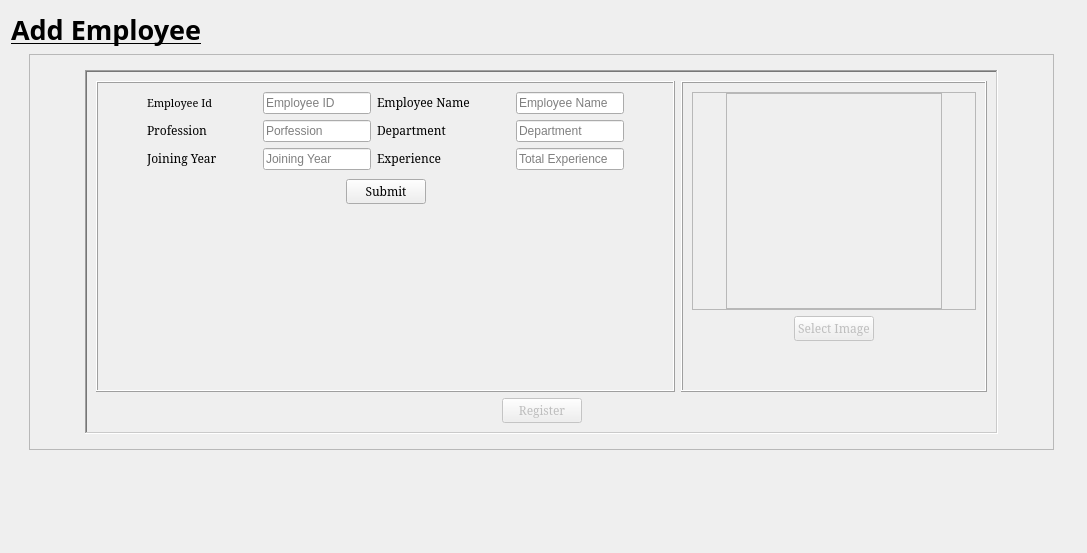
     <widget class="QWidget" name="page_3">
      <layout class="QGridLayout" name="gridLayout_26">
       <item row="0" column="0">
        <widget class="QLabel" name="label_2">
         <property name="font">
          <font>
           <family>Rockwell Condensed</family>
          </font>
         </property>
         <property name="frameShape">
          <enum>QFrame::NoFrame</enum>
         </property>
         <property name="text">
          <string>&lt;html&gt;&lt;head/&gt;&lt;body&gt;&lt;p&gt;&lt;span style=&quot; font-size:20pt; font-weight:700; text-decoration: underline;&quot;&gt;Add Employee&lt;/span&gt;&lt;/p&gt;&lt;/body&gt;&lt;/html&gt;</string>
         </property>
        </widget>
       </item>
       <item row="1" column="0" colspan="2">
        <layout class="QHBoxLayout" name="horizontalLayout_17">
         <item>
          <spacer name="horizontalSpacer_9">
           <property name="orientation">
            <enum>Qt::Horizontal</enum>
           </property>
           <property name="sizeHint" stdset="0">
            <size>
             <width>18</width>
             <height>20</height>
            </size>
           </property>
          </spacer>
         </item>
         <item>
          <widget class="QFrame" name="coverFrame">
           <property name="frameShape">
            <enum>QFrame::StyledPanel</enum>
           </property>
           <property name="frameShadow">
            <enum>QFrame::Raised</enum>
           </property>
           <layout class="QGridLayout" name="gridLayout_6">
            <property name="leftMargin">
             <number>15</number>
            </property>
            <property name="topMargin">
             <number>15</number>
            </property>
            <property name="rightMargin">
             <number>15</number>
            </property>
            <property name="bottomMargin">
             <number>15</number>
            </property>
            <item row="0" column="0">
             <spacer name="horizontalSpacer_34">
              <property name="orientation">
               <enum>Qt::Horizontal</enum>
              </property>
              <property name="sizeHint" stdset="0">
               <size>
                <width>40</width>
                <height>20</height>
               </size>
              </property>
             </spacer>
            </item>
            <item row="0" column="1">
             <widget class="QFrame" name="AddEmpFrame">
              <property name="frameShape">
               <enum>QFrame::WinPanel</enum>
              </property>
              <property name="frameShadow">
               <enum>QFrame::Sunken</enum>
              </property>
              <layout class="QGridLayout" name="gridLayout_3">
               <item row="0" column="0">
                <layout class="QVBoxLayout" name="AddEmpBox">
                 <item>
                  <layout class="QHBoxLayout" name="horizontalLayout_3">
                   <item>
                    <widget class="QFrame" name="empDetailsFrame">
                     <property name="frameShape">
                      <enum>QFrame::Box</enum>
                     </property>
                     <property name="frameShadow">
                      <enum>QFrame::Raised</enum>
                     </property>
                     <layout class="QGridLayout" name="gridLayout_10">
                      <property name="leftMargin">
                       <number>0</number>
                      </property>
                      <property name="topMargin">
                       <number>0</number>
                      </property>
                      <property name="rightMargin">
                       <number>0</number>
                      </property>
                      <property name="bottomMargin">
                       <number>0</number>
                      </property>
                      <property name="spacing">
                       <number>0</number>
                      </property>
                      <item row="0" column="0">
                       <widget class="QWidget" name="widget" native="true">
                        <layout class="QGridLayout" name="gridLayout_8">
                         <property name="leftMargin">
                          <number>9</number>
                         </property>
                         <item row="0" column="1">
                          <layout class="QHBoxLayout" name="horizontalLayout_5">
                           <item>
                            <widget class="QLabel" name="empIdLabel">
                             <property name="font">
                              <font>
                               <family>Elephant</family>
                              </font>
                             </property>
                             <property name="text">
                              <string>&lt;html&gt;&lt;head/&gt;&lt;body&gt;&lt;p&gt;&lt;span style=&quot; font-size:8pt;&quot;&gt;Employee Id&lt;/span&gt;&lt;/p&gt;&lt;/body&gt;&lt;/html&gt;</string>
                             </property>
                            </widget>
                           </item>
                           <item>
                            <spacer name="horizontalSpacer_23">
                             <property name="orientation">
                              <enum>Qt::Horizontal</enum>
                             </property>
                             <property name="sizeHint" stdset="0">
                              <size>
                               <width>40</width>
                               <height>20</height>
                              </size>
                             </property>
                            </spacer>
                           </item>
                           <item>
                            <widget class="QLineEdit" name="empId">
                             <property name="autoFillBackground">
                              <bool>false</bool>
                             </property>
                             <property name="placeholderText">
                              <string>Employee ID</string>
                             </property>
                             <property name="clearButtonEnabled">
                              <bool>false</bool>
                             </property>
                            </widget>
                           </item>
                          </layout>
                         </item>
                         <item row="1" column="2">
                          <layout class="QHBoxLayout" name="horizontalLayout_14">
                           <item>
                            <widget class="QLabel" name="label_6">
                             <property name="font">
                              <font>
                               <family>Elephant</family>
                              </font>
                             </property>
                             <property name="text">
                              <string>&lt;html&gt;&lt;head/&gt;&lt;body&gt;&lt;p&gt;Department &lt;/p&gt;&lt;/body&gt;&lt;/html&gt;</string>
                             </property>
                            </widget>
                           </item>
                           <item>
                            <spacer name="horizontalSpacer_26">
                             <property name="orientation">
                              <enum>Qt::Horizontal</enum>
                             </property>
                             <property name="sizeHint" stdset="0">
                              <size>
                               <width>40</width>
                               <height>20</height>
                              </size>
                             </property>
                            </spacer>
                           </item>
                           <item>
                            <widget class="QLineEdit" name="empDepartment">
                             <property name="placeholderText">
                              <string>Department</string>
                             </property>
                            </widget>
                           </item>
                          </layout>
                         </item>
                         <item row="0" column="0">
                          <spacer name="horizontalSpacer_38">
                           <property name="orientation">
                            <enum>Qt::Horizontal</enum>
                           </property>
                           <property name="sizeHint" stdset="0">
                            <size>
                             <width>40</width>
                             <height>20</height>
                            </size>
                           </property>
                          </spacer>
                         </item>
                         <item row="2" column="1">
                          <layout class="QHBoxLayout" name="horizontalLayout_9">
                           <item>
                            <widget class="QLabel" name="label_8">
                             <property name="font">
                              <font>
                               <family>Elephant</family>
                              </font>
                             </property>
                             <property name="text">
                              <string>&lt;html&gt;&lt;head/&gt;&lt;body&gt;&lt;p&gt;Joining Year&lt;/p&gt;&lt;/body&gt;&lt;/html&gt;</string>
                             </property>
                            </widget>
                           </item>
                           <item>
                            <spacer name="horizontalSpacer_24">
                             <property name="orientation">
                              <enum>Qt::Horizontal</enum>
                             </property>
                             <property name="sizeHint" stdset="0">
                              <size>
                               <width>40</width>
                               <height>20</height>
                              </size>
                             </property>
                            </spacer>
                           </item>
                           <item>
                            <widget class="QLineEdit" name="empJoiningYear">
                             <property name="placeholderText">
                              <string>Joining Year</string>
                             </property>
                            </widget>
                           </item>
                          </layout>
                         </item>
                         <item row="1" column="1">
                          <layout class="QHBoxLayout" name="horizontalLayout_7">
                           <item>
                            <widget class="QLabel" name="label_7">
                             <property name="font">
                              <font>
                               <family>Elephant</family>
                               <pointsize>8</pointsize>
                              </font>
                             </property>
                             <property name="text">
                              <string>&lt;html&gt;&lt;head/&gt;&lt;body&gt;&lt;p&gt;&lt;span style=&quot; font-size:9pt;&quot;&gt;Profession   &lt;/span&gt;&lt;/p&gt;&lt;/body&gt;&lt;/html&gt;</string>
                             </property>
                            </widget>
                           </item>
                           <item>
                            <spacer name="horizontalSpacer_22">
                             <property name="orientation">
                              <enum>Qt::Horizontal</enum>
                             </property>
                             <property name="sizeHint" stdset="0">
                              <size>
                               <width>40</width>
                               <height>20</height>
                              </size>
                             </property>
                            </spacer>
                           </item>
                           <item>
                            <widget class="QLineEdit" name="empProfession">
                             <property name="text">
                              <string/>
                             </property>
                             <property name="placeholderText">
                              <string>Porfession</string>
                             </property>
                            </widget>
                           </item>
                          </layout>
                         </item>
                         <item row="0" column="2">
                          <layout class="QHBoxLayout" name="horizontalLayout_6">
                           <item>
                            <widget class="QLabel" name="empNameLabel">
                             <property name="font">
                              <font>
                               <family>Elephant</family>
                              </font>
                             </property>
                             <property name="text">
                              <string>&lt;html&gt;&lt;head/&gt;&lt;body&gt;&lt;p&gt;Employee Name&lt;/p&gt;&lt;/body&gt;&lt;/html&gt;</string>
                             </property>
                            </widget>
                           </item>
                           <item>
                            <spacer name="horizontalSpacer_25">
                             <property name="orientation">
                              <enum>Qt::Horizontal</enum>
                             </property>
                             <property name="sizeHint" stdset="0">
                              <size>
                               <width>40</width>
                               <height>20</height>
                              </size>
                             </property>
                            </spacer>
                           </item>
                           <item>
                            <widget class="QLineEdit" name="empName">
                             <property name="placeholderText">
                              <string>Employee Name</string>
                             </property>
                            </widget>
                           </item>
                          </layout>
                         </item>
                         <item row="2" column="2">
                          <layout class="QHBoxLayout" name="horizontalLayout_8">
                           <item>
                            <widget class="QLabel" name="label_10">
                             <property name="font">
                              <font>
                               <family>Elephant</family>
                              </font>
                             </property>
                             <property name="text">
                              <string>&lt;html&gt;&lt;head/&gt;&lt;body&gt;&lt;p&gt;Experience &lt;/p&gt;&lt;/body&gt;&lt;/html&gt;</string>
                             </property>
                            </widget>
                           </item>
                           <item>
                            <spacer name="horizontalSpacer_27">
                             <property name="orientation">
                              <enum>Qt::Horizontal</enum>
                             </property>
                             <property name="sizeHint" stdset="0">
                              <size>
                               <width>40</width>
                               <height>20</height>
                              </size>
                             </property>
                            </spacer>
                           </item>
                           <item>
                            <widget class="QLineEdit" name="empExperience">
                             <property name="placeholderText">
                              <string>Total Experience</string>
                             </property>
                            </widget>
                           </item>
                          </layout>
                         </item>
                         <item row="0" column="3">
                          <spacer name="horizontalSpacer_39">
                           <property name="orientation">
                            <enum>Qt::Horizontal</enum>
                           </property>
                           <property name="sizeHint" stdset="0">
                            <size>
                             <width>40</width>
                             <height>20</height>
                            </size>
                           </property>
                          </spacer>
                         </item>
                        </layout>
                       </widget>
                      </item>
                      <item row="1" column="0">
                       <widget class="QFrame" name="frame_2">
                        <property name="frameShape">
                         <enum>QFrame::NoFrame</enum>
                        </property>
                        <property name="frameShadow">
                         <enum>QFrame::Plain</enum>
                        </property>
                        <property name="lineWidth">
                         <number>1</number>
                        </property>
                        <layout class="QGridLayout" name="gridLayout_9">
                         <property name="leftMargin">
                          <number>0</number>
                         </property>
                         <property name="topMargin">
                          <number>0</number>
                         </property>
                         <property name="rightMargin">
                          <number>0</number>
                         </property>
                         <property name="bottomMargin">
                          <number>0</number>
                         </property>
                         <property name="spacing">
                          <number>0</number>
                         </property>
                         <item row="0" column="0">
                          <layout class="QHBoxLayout" name="horizontalLayout_10">
                           <item>
                            <spacer name="horizontalSpacer_4">
                             <property name="orientation">
                              <enum>Qt::Horizontal</enum>
                             </property>
                             <property name="sizeHint" stdset="0">
                              <size>
                               <width>40</width>
                               <height>20</height>
                              </size>
                             </property>
                            </spacer>
                           </item>
                           <item>
                            <widget class="QPushButton" name="submitEmpDetails">
                             <property name="enabled">
                              <bool>true</bool>
                             </property>
                             <property name="font">
                              <font>
                               <family>Elephant</family>
                              </font>
                             </property>
                             <property name="text">
                              <string>Submit</string>
                             </property>
                            </widget>
                           </item>
                           <item>
                            <spacer name="horizontalSpacer_10">
                             <property name="orientation">
                              <enum>Qt::Horizontal</enum>
                             </property>
                             <property name="sizeHint" stdset="0">
                              <size>
                               <width>40</width>
                               <height>20</height>
                              </size>
                             </property>
                            </spacer>
                           </item>
                          </layout>
                         </item>
                        </layout>
                       </widget>
                      </item>
                      <item row="2" column="0">
                       <spacer name="verticalSpacer_3">
                        <property name="orientation">
                         <enum>Qt::Vertical</enum>
                        </property>
                        <property name="sizeHint" stdset="0">
                         <size>
                          <width>20</width>
                          <height>40</height>
                         </size>
                        </property>
                       </spacer>
                      </item>
                     </layout>
                    </widget>
                   </item>
                   <item>
                    <widget class="QFrame" name="empPhotoFrame">
                     <property name="frameShape">
                      <enum>QFrame::Box</enum>
                     </property>
                     <property name="frameShadow">
                      <enum>QFrame::Raised</enum>
                     </property>
                     <layout class="QGridLayout" name="gridLayout_11">
                      <item row="0" column="0">
                       <widget class="QFrame" name="frame_4">
                        <property name="frameShape">
                         <enum>QFrame::StyledPanel</enum>
                        </property>
                        <property name="frameShadow">
                         <enum>QFrame::Raised</enum>
                        </property>
                        <layout class="QGridLayout" name="gridLayout_12">
                         <property name="leftMargin">
                          <number>0</number>
                         </property>
                         <property name="topMargin">
                          <number>0</number>
                         </property>
                         <property name="rightMargin">
                          <number>0</number>
                         </property>
                         <property name="bottomMargin">
                          <number>0</number>
                         </property>
                         <property name="spacing">
                          <number>0</number>
                         </property>
                         <item row="0" column="0">
                          <spacer name="horizontalSpacer_6">
                           <property name="orientation">
                            <enum>Qt::Horizontal</enum>
                           </property>
                           <property name="sizeHint" stdset="0">
                            <size>
                             <width>33</width>
                             <height>20</height>
                            </size>
                           </property>
                          </spacer>
                         </item>
                         <item row="0" column="1">
                          <widget class="QLabel" name="imageFrame">
                           <property name="enabled">
                            <bool>true</bool>
                           </property>
                           <property name="minimumSize">
                            <size>
                             <width>216</width>
                             <height>216</height>
                            </size>
                           </property>
                           <property name="maximumSize">
                            <size>
                             <width>216</width>
                             <height>216</height>
                            </size>
                           </property>
                           <property name="autoFillBackground">
                            <bool>true</bool>
                           </property>
                           <property name="frameShape">
                            <enum>QFrame::StyledPanel</enum>
                           </property>
                           <property name="frameShadow">
                            <enum>QFrame::Sunken</enum>
                           </property>
                           <property name="text">
                            <string/>
                           </property>
                           <property name="pixmap">
                            <pixmap>icons/person Icon.ico</pixmap>
                           </property>
                           <property name="scaledContents">
                            <bool>true</bool>
                           </property>
                           <property name="wordWrap">
                            <bool>true</bool>
                           </property>
                          </widget>
                         </item>
                         <item row="0" column="2">
                          <spacer name="horizontalSpacer_7">
                           <property name="orientation">
                            <enum>Qt::Horizontal</enum>
                           </property>
                           <property name="sizeHint" stdset="0">
                            <size>
                             <width>33</width>
                             <height>20</height>
                            </size>
                           </property>
                          </spacer>
                         </item>
                        </layout>
                       </widget>
                      </item>
                      <item row="1" column="0">
                       <layout class="QHBoxLayout" name="horizontalLayout">
                        <property name="spacing">
                         <number>0</number>
                        </property>
                        <item>
                         <spacer name="horizontalSpacer_2">
                          <property name="orientation">
                           <enum>Qt::Horizontal</enum>
                          </property>
                          <property name="sizeHint" stdset="0">
                           <size>
                            <width>40</width>
                            <height>20</height>
                           </size>
                          </property>
                         </spacer>
                        </item>
                        <item>
                         <widget class="QPushButton" name="imageSelectionButton">
                          <property name="enabled">
                           <bool>false</bool>
                          </property>
                          <property name="font">
                           <font>
                            <family>Elephant</family>
                           </font>
                          </property>
                          <property name="text">
                           <string>Select Image</string>
                          </property>
                          <property name="icon">
                           <iconset>
                            <normaloff>../../../../Downloads/pencil.ico</normaloff>../../../../Downloads/pencil.ico</iconset>
                          </property>
                          <property name="iconSize">
                           <size>
                            <width>25</width>
                            <height>25</height>
                           </size>
                          </property>
                          <property name="checkable">
                           <bool>true</bool>
                          </property>
                         </widget>
                        </item>
                        <item>
                         <spacer name="horizontalSpacer_5">
                          <property name="orientation">
                           <enum>Qt::Horizontal</enum>
                          </property>
                          <property name="sizeHint" stdset="0">
                           <size>
                            <width>40</width>
                            <height>20</height>
                           </size>
                          </property>
                         </spacer>
                        </item>
                       </layout>
                      </item>
                      <item row="2" column="0">
                       <spacer name="verticalSpacer_4">
                        <property name="orientation">
                         <enum>Qt::Vertical</enum>
                        </property>
                        <property name="sizeHint" stdset="0">
                         <size>
                          <width>20</width>
                          <height>40</height>
                         </size>
                        </property>
                       </spacer>
                      </item>
                     </layout>
                    </widget>
                   </item>
                  </layout>
                 </item>
                 <item>
                  <layout class="QHBoxLayout" name="horizontalLayout_2">
                   <item>
                    <spacer name="horizontalSpacer_3">
                     <property name="orientation">
                      <enum>Qt::Horizontal</enum>
                     </property>
                     <property name="sizeHint" stdset="0">
                      <size>
                       <width>40</width>
                       <height>20</height>
                      </size>
                     </property>
                    </spacer>
                   </item>
                   <item>
                    <widget class="QPushButton" name="RegisterEmp">
                     <property name="enabled">
                      <bool>false</bool>
                     </property>
                     <property name="font">
                      <font>
                       <family>Elephant</family>
                      </font>
                     </property>
                     <property name="text">
                      <string>Register</string>
                     </property>
                     <property name="checkable">
                      <bool>true</bool>
                     </property>
                    </widget>
                   </item>
                   <item>
                    <spacer name="horizontalSpacer_12">
                     <property name="orientation">
                      <enum>Qt::Horizontal</enum>
                     </property>
                     <property name="sizeHint" stdset="0">
                      <size>
                       <width>40</width>
                       <height>20</height>
                      </size>
                     </property>
                    </spacer>
                   </item>
                  </layout>
                 </item>
                </layout>
               </item>
              </layout>
             </widget>
            </item>
            <item row="0" column="2">
             <spacer name="horizontalSpacer_8">
              <property name="orientation">
               <enum>Qt::Horizontal</enum>
              </property>
              <property name="sizeHint" stdset="0">
               <size>
                <width>40</width>
                <height>20</height>
               </size>
              </property>
             </spacer>
            </item>
           </layout>
          </widget>
         </item>
         <item>
          <spacer name="horizontalSpacer_35">
           <property name="orientation">
            <enum>Qt::Horizontal</enum>
           </property>
           <property name="sizeHint" stdset="0">
            <size>
             <width>22</width>
             <height>20</height>
            </size>
           </property>
          </spacer>
         </item>
        </layout>
       </item>
       <item row="2" column="1">
        <spacer name="verticalSpacer_10">
         <property name="orientation">
          <enum>Qt::Vertical</enum>
         </property>
         <property name="sizeHint" stdset="0">
          <size>
           <width>20</width>
           <height>92</height>
          </size>
         </property>
        </spacer>
       </item>
      </layout>
     </widget>
